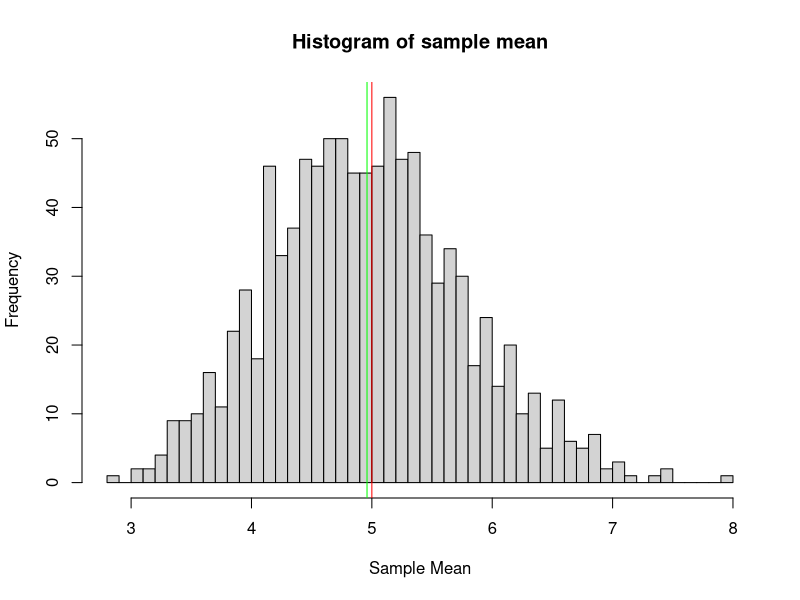
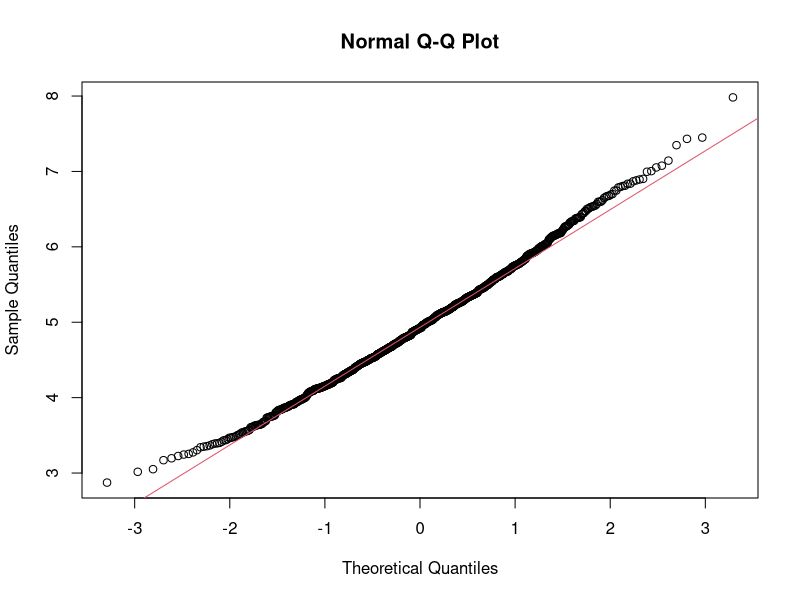

Here is the R script that generated these plots, in order:
## ---- chunk 1
knitr::opts_chunk$set(echo = TRUE)
## ---- chunk 2
set.seed(3108)
lambda <- 0.2
## ---- chunk 3
# We Will investigate the exponential distribution in R and compare it with the Central Limit Theorem. he exponential distribution can be simulated in R with rexp(n, lambda) where lambda is the rate parameter. The mean of exponential distribution is 1/lambda and the standard deviation is also 1/lambda. Set lambda = 0.2 for all of the simulations.
# We will investigate the distribution of averages of 40 exponentials by simulating 1000 times.

# Sample size is 40, there are 1000 simulations
n <- 40
B <- 1000

# Get 1000 simulations, each simulation has a size of 40
mns = NULL
for (i in 1 : B) mns = c(mns, rexp(n, rate=lambda))
sims = matrix(mns, nrow=B, ncol=n)
## ---- chunk 4
# Sample Mean
samplemean <- mean(rowMeans(sims))
samplemean

# Theoretical Mean
themean <- 1/lambda
themean

# Plot sample mean and theoretical mean
hist(rowMeans(sims), xlab = "Sample Mean", breaks = n, main="Histogram of sample mean")
abline(v = samplemean, col = "green")
abline(v = themean, col = "red")

# Sample mean is very close to the theoretical mean.
## ---- chunk 5
# Sample variance
var(rowMeans(sims))

# Theoretical variance
1 / ((lambda^2) * n)

# Again, sample variance is very close to theoretical variance.
## ---- chunk 6
qqnorm(rowMeans(sims))
qqline(rowMeans(sims), col = 2)

# The distribution of 40 averages of exponential distributions is very close to
# a normal distribution.
